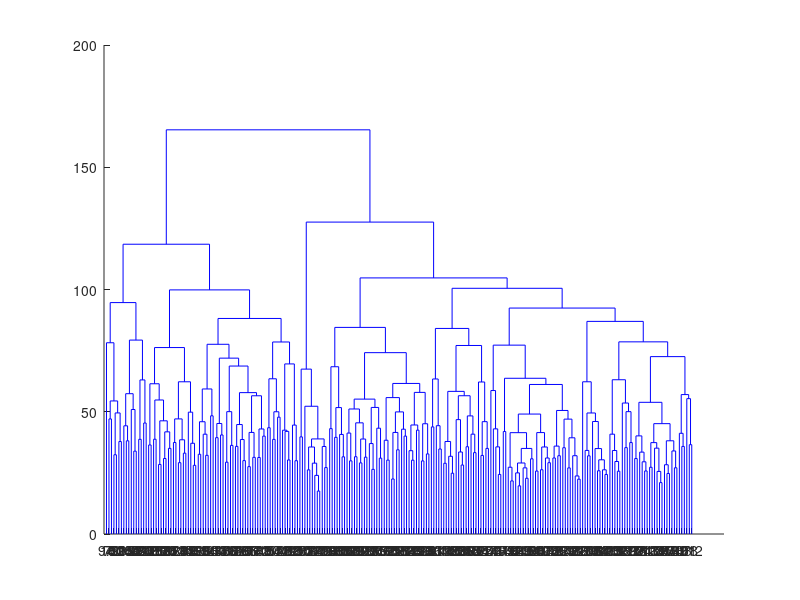

Write MATLAB code to recreate this figure. (Note: this script raises an error after producing the figure.)
clear all
clc
load distmtx.mat
load urls
threshold = 21;

% convert back to the format that linkage can process
[numNode, ~] = size(distmtx);
distmtx = squareform(distmtx);

% construct the hierarchical cluster tree
Z = linkage(distmtx, 'complete');
dendrogram(Z,0)

% Initialize the cluster array
cluster_arr(1,numNode) = Cluster(0,0,0);
for i=1:numNode
   cluster_arr(i).cluster_id = i;
   cluster_arr(i).member_id = i;
   cluster_arr(i).valid = 1;
end

ii=1;
top_idx = numNode;

[~,sizeC] = size(cluster_arr);
while sizeC >= threshold
    T = Z(ii,:);
    top_idx = top_idx + 1;
    
    % pop
    clusterA = cluster_arr(T(1));
    clusterB = cluster_arr(T(2));
    cluster_arr(T(1)).valid = 0;
    cluster_arr(T(2)).valid = 0;
    
    if clusterA.valid ==0 || clusterB.valid==0
        fprintf('this is bull shit');
        break;
    end
    
    % merge
    temp_cluster = Cluster(top_idx, [clusterA.member_id, clusterB.member_id], 1);
    
    % push
    cluster_arr(end+1) = temp_cluster;
    
    % indexing
    sizeC = sizeC - 1;
    ii = ii + 1;
end

label = 1;
[~,sizeC] = size(cluster_arr);
fileID = fopen('../label','w');
for ii=1:sizeC
   if cluster_arr(ii).valid
       member_list = cluster_arr(ii).member_id;
       [~,length] = size(member_list);
       for jj=1:length
           fprintf(fileID, '%s %d ', urls(member_list(jj),:), label);
       end
       label = label + 1;
   end
end
